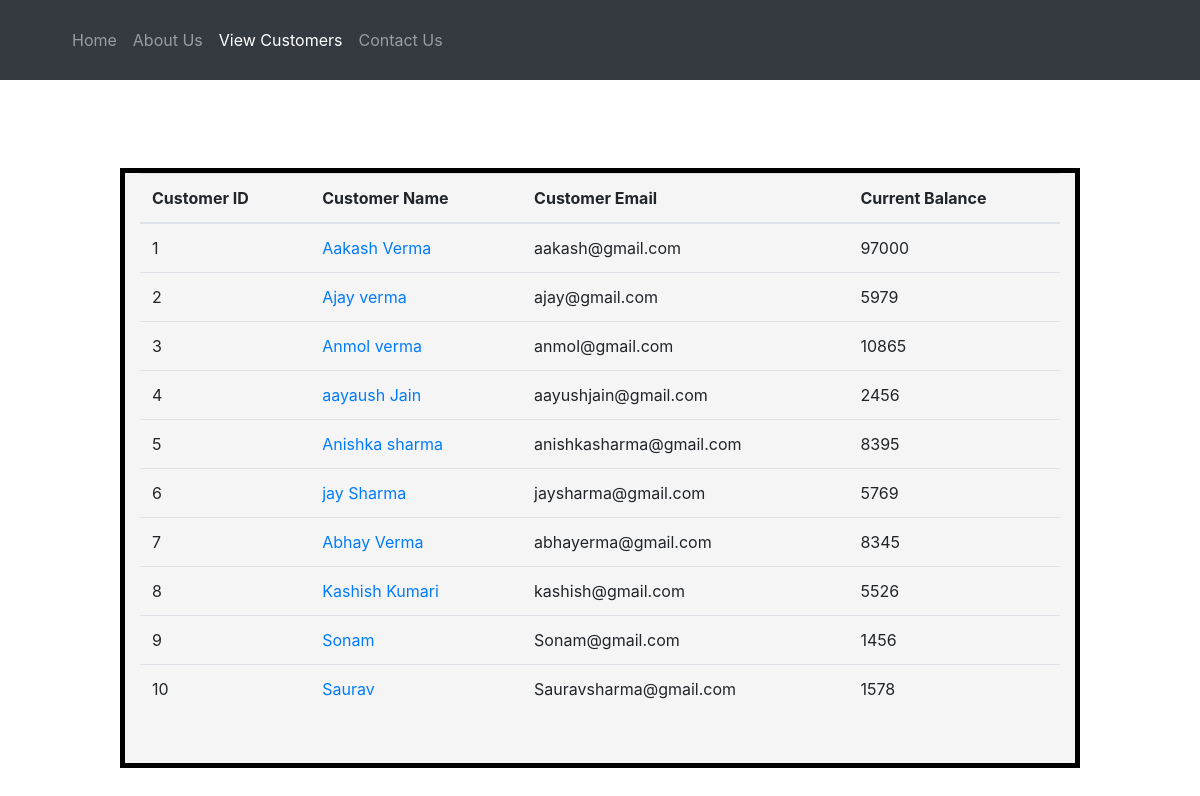
/customer.php, run on the app's committed database.
### tables this page shows
CREATE TABLE `customers` (
  `customer_id` int(11) NOT NULL,
  `customer_name` text NOT NULL,
  `customer_email` text NOT NULL,
  `current_balance` int(11) NOT NULL
);

### functions.php (the view)
<?php
    $con = mysqli_connect("localhost","root","","bankd");
    function getCustomers() {
        global $con;
        $get_customers = "select * from customers";
        $run_customers = mysqli_query($con, $get_customers);
        while ($row_customers = mysqli_fetch_array($run_customers)) {
            $customer_id = $row_customers['customer_id'];
            $customer_name = $row_customers['customer_name'];
            $customer_email = $row_customers['customer_email'];
            $current_balance = $row_customers['current_balance'];
            echo "
                <tr>
                    <td>$customer_id</td>
                    <td><a href='details.php?customer_id=$customer_id'>$customer_name</a></td>
                    <td>$customer_email</td>
                    <td>$current_balance</td>
                </tr>
            ";
        }
    }
?>

### customer.php (shortened to what this page needs)
<!DOCTYPE html>
<?php
    include("functions.php");
?>
<html lang="en">
    <head>
        <link rel="stylesheet" href="https://stackpath.bootstrapcdn.com/bootstrap/4.5.1/css/bootstrap.min.css">
        <link rel="stylesheet" href="https://stackpath.bootstrapcdn.com/font-awesome/4.7.0/css/font-awesome.min.css">
        <link rel="stylesheet" href="style.css" media="all">
    </head>
    <body>
            <nav class="navbar navbar-expand-lg navbar-dark bg-dark" id="header">
                    <ul class="navbar-nav mr-auto pl-0 pl-sm-5">
                        <li class="nav-item">
                            <a class="nav-link" href="#">Home</a>
                        </li>
                        <li class="nav-item">
                            <a class="nav-link" href="#">About Us</a>
                        </li>
                        <li class="nav-item active">
                            <a class="nav-link" href="customer.php">View Customers <span class="sr-only">(current)</span></a>
                        </li>
                        <li class="nav-item">
                            <a class="nav-link" href="#">Contact Us</a>
                        </li>
                    </ul>
            </nav>
        <br>
<div id="right_side">
        <div class="container">
            <table class="table table-hover">
                <thead>
                    <tr>
                        <th scope="col">Customer ID</th>
                        <th scope="col">Customer Name</th>
                        <th scope="col">Customer Email</th>
                        <th scope="col">Current Balance</th>
                    </tr>
                </thead>
                <tbody>
                    <?php
                        getCustomers();
                    ?>
                </tbody>
            </table>
        </div>
    </div>
    </body>
</html>

### style.css (style rules this page uses)
html { scroll-behavior: smooth; }

### customer.php (style rules this page uses)
#header { height: 10%; width: 100%; top: 0%; background-color: black; position: fixed; color: white; }
#right_side { height: 75%; width: 80%; background-color: whitesmoke; position: fixed; left: 10%; top: 21%; color: red; border: solid 5px black; }

### data on the page
customers: customer_id "1", customer_name "Aakash Verma", customer_email "aakash@gmail.com", current_balance "97000"
customers: customer_id "2", customer_name "Ajay verma", customer_email "ajay@gmail.com", current_balance "5979"
customers: customer_id "3", customer_name "Anmol verma", customer_email "anmol@gmail.com", current_balance "10865"
customers: customer_id "4", customer_name "aayaush Jain", customer_email "aayushjain@gmail.com", current_balance "2456"
customers: customer_id "5", customer_name "Anishka sharma", customer_email "anishkasharma@gmail.com", current_balance "8395"
customers: customer_id "6", customer_name "jay Sharma", customer_email "jaysharma@gmail.com", current_balance "5769"
customers: customer_id "7", customer_name "Abhay Verma", customer_email "abhayerma@gmail.com", current_balance "8345"
customers: customer_id "8", customer_name "Kashish Kumari", customer_email "kashish@gmail.com", current_balance "5526"
customers: customer_id "9", customer_name "Sonam", customer_email "Sonam@gmail.com", current_balance "1456"
customers: customer_id "10", customer_name "Saurav", customer_email "Sauravsharma@gmail.com", current_balance "1578"
